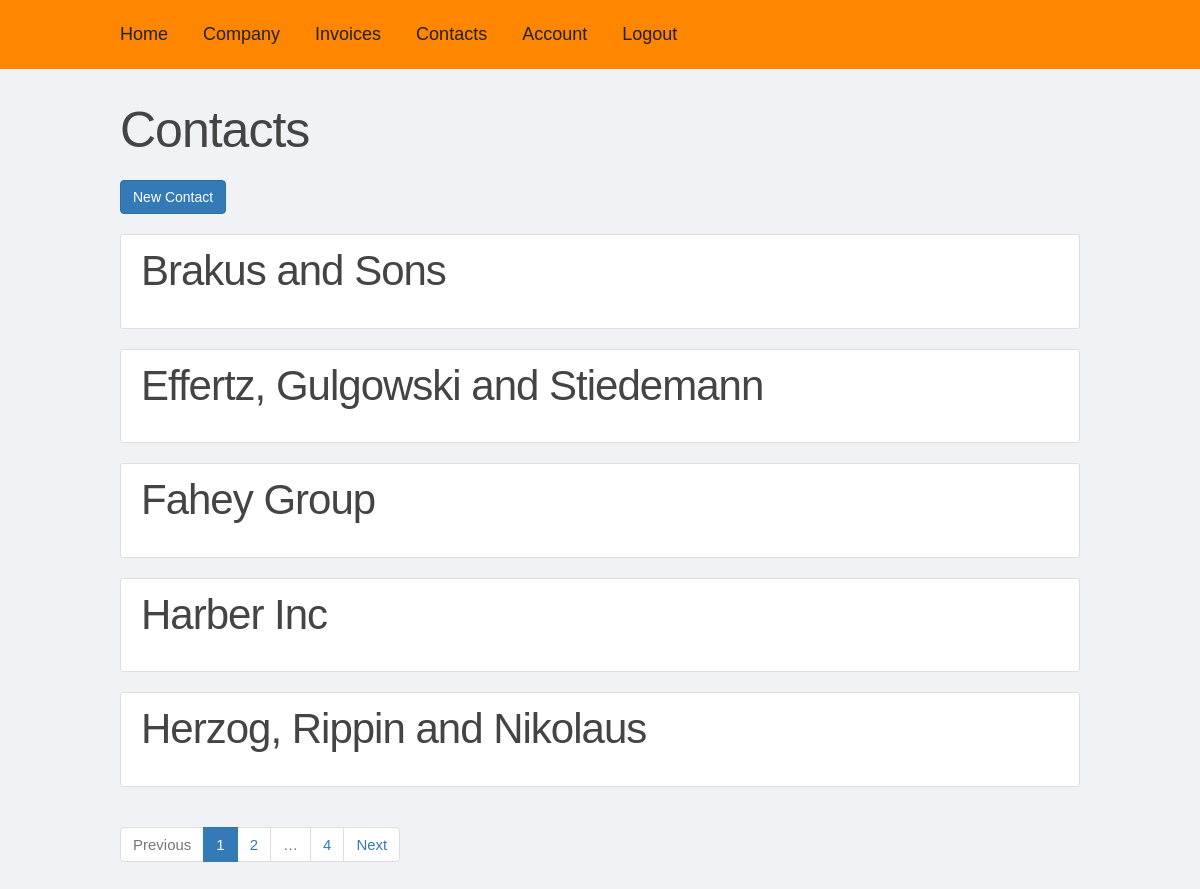
The app's page /contact (signed in) with its own data.
### app/models.py (models this page shows)
class Contact(db.Model):
    id = db.Column(db.Integer(), primary_key=True)
    name = db.Column(db.String(50), unique=True)
    residence = db.Column(db.String(50), unique=False, default='')
    ic = db.Column(db.String(50), unique=True)
    dic = db.Column(db.String(50), unique=True)
    phone = db.Column(db.String(120), unique=True, nullable=False)
    email = db.Column(db.String(120), unique=True, nullable=False)
    company_id = db.Column(db.Integer, db.ForeignKey('company.id'))
    invoices = db.relationship('Invoice', backref='invoice_buyer', lazy=True)

### app/companies/routes.py (the view)
@companies.route('/contact', methods=['GET'])
@login_required
@roles_required([Roles.ACCOUNTANT.value])
def list_contacts():
    page = request.args.get('page', default=1, type=int)
    contacts = Contact.query.order_by(Contact.name.asc()).paginate(page=page, per_page=5)
    return render_template('list_contacts.html', contacts=contacts)

### app/models.py (called while the page is built)
@login_manager.user_loader
def load_user(user_id):
    return User.query.get(int(user_id))

    def is_admin(self):
        return self.user_role.name == Roles.ADMIN.value

    def allowed(self, roles):
        return self.user_role.name in roles

### app/utils.py (called while the page is built)
def roles_required(roles):
    def decorator(f):
        @wraps(f)
        def decorated_function(*args, **kwargs):
            if not current_user.is_authenticated:
                return redirect(url_for('users.login'))
            if not current_user.allowed(roles):
                abort(403)
            return f(*args, **kwargs)
        return decorated_function
    return decorator

### app/templates/list_contacts.html
{% extends 'blocks/base.html' %}
{% from "macros/macros.html" import render_pagination %}
{% block content %}
    <h1>Contacts</h1>
    <div class="last">
        <a class="btn btn-primary" href="{{ url_for('companies.create_contact') }}">New Contact</a>
    </div>
    {% for contact in contacts.items %}
        {% include 'partials/contact_overview.html' %}
    {% endfor %}
    {{ render_pagination(contacts, 'companies.list_contacts') }}
{% endblock content %}

### app/templates/partials/contact_overview.html
<article class="media content-section">
    <div class="media-body">
        <h2><a class="article-title" href="{{ url_for('companies.contact', contact_id=contact.id) }}">{{ contact.name }}</a></h2>
    </div>
</article>

### app/static/main.css (style rules this page uses)
html { font-size: 62.5%; }
body { font-size: 1.5em; line-height: 1.6; font-weight: 400; color: #222222; background: #f1f2f6; }
@media (min-width: 550px) { body { margin-top: 14rem; } }
@media (min-width: 750px) { body { margin-top: 10rem; } }
h1, h2, h3, h4, h5, h6 { margin-top: 0; margin-bottom: 2rem; font-weight: 300; color: #444444; }
h1 { font-size: 4.0rem; line-height: 1.2; letter-spacing: -.1rem; }
h2 { font-size: 3.6rem; line-height: 1.25; letter-spacing: -.1rem; }
@media (min-width: 550px) { h1 { font-size: 5.0rem; } }
@media (min-width: 550px) { h2 { font-size: 4.2rem; } }
a { color: #1eaedb; text-decoration: none; }
.btn { display: inline-block; margin-bottom: 0; font-weight: normal; text-align: center; white-space: nowrap; vertical-align: middle; touch-action: manipulation; cursor: pointer; background-image: none; border: 1px solid transparent; padding: 6px 12px; font-size: 14px; line-height: 1.42857143; border-radius: 4px; user-select: none; }
.btn-primary { color: #ffffff; background-color: #337ab7; border-color: #2e6da4; }
.last { margin-bottom: 2rem; }
.content-section { background: #ffffff; padding: 10px 20px; border: 1px solid #dddddd; border-radius: 3px; margin-bottom: 20px; }
.article-title { color: #444444; }

### records on screen
Contact: name "Brakus and Sons"
Contact: name "Effertz, Gulgowski and Stiedemann"
Contact: name "Fahey Group"
Contact: name "Harber Inc"
Contact: name "Herzog, Rippin and Nikolaus"

### other values on screen
{{ page_num }} "1"
{{ page_num }} "2" "4"
